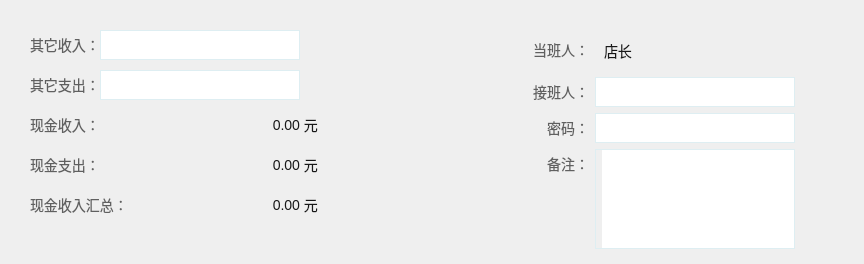
       <widget class="QWidget" name="wgt_detial" native="true">
        <property name="minimumSize">
         <size>
          <width>864</width>
          <height>264</height>
         </size>
        </property>
        <property name="maximumSize">
         <size>
          <width>864</width>
          <height>264</height>
         </size>
        </property>
        <layout class="QHBoxLayout" name="horizontalLayout_16">
         <property name="spacing">
          <number>4</number>
         </property>
         <property name="leftMargin">
          <number>6</number>
         </property>
         <property name="topMargin">
          <number>6</number>
         </property>
         <property name="rightMargin">
          <number>6</number>
         </property>
         <property name="bottomMargin">
          <number>6</number>
         </property>
         <item>
          <widget class="QWidget" name="widget" native="true">
           <property name="minimumSize">
            <size>
             <width>0</width>
             <height>0</height>
            </size>
           </property>
           <property name="maximumSize">
            <size>
             <width>427</width>
             <height>16777215</height>
            </size>
           </property>
           <property name="styleSheet">
            <string notr="true">QLabel{
font-family:&quot;微软雅黑&quot;;
font-size:14px;
color:rgba(0,0,0,0.6);
}
#lbl_cashReceipt,#lbl_cashExpenses,#lbl_cashReceiptSum{
color:rgba(0,0,0,0.9);
}
QLineEdit{
font-family:&quot;微软雅黑&quot;;
font-size:14px;
padding-left:6px;
color:rgba(0,0,0,0.9);
border:1px solid #DEEEF2;

}
</string>
           </property>
           <layout class="QVBoxLayout" name="verticalLayout_6">
            <property name="spacing">
             <number>10</number>
            </property>
            <property name="leftMargin">
             <number>24</number>
            </property>
            <property name="topMargin">
             <number>24</number>
            </property>
            <property name="rightMargin">
             <number>30</number>
            </property>
            <property name="bottomMargin">
             <number>0</number>
            </property>
            <item>
             <layout class="QHBoxLayout" name="horizontalLayout_17">
              <property name="spacing">
               <number>0</number>
              </property>
              <item alignment="Qt::AlignLeft">
               <widget class="QLabel" name="label_4">
                <property name="minimumSize">
                 <size>
                  <width>70</width>
                  <height>20</height>
                 </size>
                </property>
                <property name="maximumSize">
                 <size>
                  <width>70</width>
                  <height>20</height>
                 </size>
                </property>
                <property name="text">
                 <string>其它收入：</string>
                </property>
               </widget>
              </item>
              <item>
               <widget class="QLineEdit" name="lEd_extraReceipt">
                <property name="minimumSize">
                 <size>
                  <width>200</width>
                  <height>30</height>
                 </size>
                </property>
                <property name="maximumSize">
                 <size>
                  <width>200</width>
                  <height>30</height>
                 </size>
                </property>
                <property name="alignment">
                 <set>Qt::AlignRight|Qt::AlignTrailing|Qt::AlignVCenter</set>
                </property>
               </widget>
              </item>
              <item>
               <spacer name="horizontalSpacer_3">
                <property name="orientation">
                 <enum>Qt::Horizontal</enum>
                </property>
                <property name="sizeHint" stdset="0">
                 <size>
                  <width>40</width>
                  <height>20</height>
                 </size>
                </property>
               </spacer>
              </item>
             </layout>
            </item>
            <item>
             <layout class="QHBoxLayout" name="horizontalLayout_18">
              <property name="spacing">
               <number>0</number>
              </property>
              <item alignment="Qt::AlignLeft">
               <widget class="QLabel" name="label_5">
                <property name="minimumSize">
                 <size>
                  <width>70</width>
                  <height>20</height>
                 </size>
                </property>
                <property name="maximumSize">
                 <size>
                  <width>70</width>
                  <height>20</height>
                 </size>
                </property>
                <property name="text">
                 <string>其它支出：</string>
                </property>
               </widget>
              </item>
              <item>
               <widget class="QLineEdit" name="lEd_extraExpenses">
                <property name="minimumSize">
                 <size>
                  <width>200</width>
                  <height>30</height>
                 </size>
                </property>
                <property name="maximumSize">
                 <size>
                  <width>200</width>
                  <height>30</height>
                 </size>
                </property>
                <property name="alignment">
                 <set>Qt::AlignRight|Qt::AlignTrailing|Qt::AlignVCenter</set>
                </property>
               </widget>
              </item>
              <item>
               <spacer name="horizontalSpacer_4">
                <property name="orientation">
                 <enum>Qt::Horizontal</enum>
                </property>
                <property name="sizeHint" stdset="0">
                 <size>
                  <width>40</width>
                  <height>20</height>
                 </size>
                </property>
               </spacer>
              </item>
             </layout>
            </item>
            <item>
             <layout class="QHBoxLayout" name="horizontalLayout_19">
              <property name="spacing">
               <number>0</number>
              </property>
              <item alignment="Qt::AlignLeft">
               <widget class="QLabel" name="label_6">
                <property name="minimumSize">
                 <size>
                  <width>70</width>
                  <height>20</height>
                 </size>
                </property>
                <property name="maximumSize">
                 <size>
                  <width>70</width>
                  <height>20</height>
                 </size>
                </property>
                <property name="text">
                 <string>现金收入：</string>
                </property>
               </widget>
              </item>
              <item>
               <widget class="QLabel" name="lbl_cashReceipt">
                <property name="minimumSize">
                 <size>
                  <width>200</width>
                  <height>30</height>
                 </size>
                </property>
                <property name="maximumSize">
                 <size>
                  <width>200</width>
                  <height>30</height>
                 </size>
                </property>
                <property name="text">
                 <string>0.00</string>
                </property>
                <property name="alignment">
                 <set>Qt::AlignRight|Qt::AlignTrailing|Qt::AlignVCenter</set>
                </property>
               </widget>
              </item>
              <item>
               <widget class="QLabel" name="label_24">
                <property name="styleSheet">
                 <string notr="true">color:rgba(0,0,0,0.9);</string>
                </property>
                <property name="text">
                 <string> 元</string>
                </property>
               </widget>
              </item>
              <item>
               <spacer name="horizontalSpacer_5">
                <property name="orientation">
                 <enum>Qt::Horizontal</enum>
                </property>
                <property name="sizeHint" stdset="0">
                 <size>
                  <width>40</width>
                  <height>20</height>
                 </size>
                </property>
               </spacer>
              </item>
             </layout>
            </item>
            <item>
             <layout class="QHBoxLayout" name="horizontalLayout_20">
              <property name="spacing">
               <number>0</number>
              </property>
              <item>
               <widget class="QLabel" name="label_7">
                <property name="minimumSize">
                 <size>
                  <width>70</width>
                  <height>20</height>
                 </size>
                </property>
                <property name="maximumSize">
                 <size>
                  <width>70</width>
                  <height>20</height>
                 </size>
                </property>
                <property name="text">
                 <string>现金支出：</string>
                </property>
               </widget>
              </item>
              <item>
               <widget class="QLabel" name="lbl_cashExpenses">
                <property name="minimumSize">
                 <size>
                  <width>200</width>
                  <height>30</height>
                 </size>
                </property>
                <property name="maximumSize">
                 <size>
                  <width>200</width>
                  <height>30</height>
                 </size>
                </property>
                <property name="text">
                 <string>0.00</string>
                </property>
                <property name="alignment">
                 <set>Qt::AlignRight|Qt::AlignTrailing|Qt::AlignVCenter</set>
                </property>
               </widget>
              </item>
              <item>
               <widget class="QLabel" name="label_25">
                <property name="styleSheet">
                 <string notr="true">color:rgba(0,0,0,0.9);</string>
                </property>
                <property name="text">
                 <string> 元</string>
                </property>
               </widget>
              </item>
              <item>
               <spacer name="horizontalSpacer_6">
                <property name="orientation">
                 <enum>Qt::Horizontal</enum>
                </property>
                <property name="sizeHint" stdset="0">
                 <size>
                  <width>40</width>
                  <height>20</height>
                 </size>
                </property>
               </spacer>
              </item>
             </layout>
            </item>
            <item>
             <layout class="QHBoxLayout" name="horizontalLayout_21">
              <property name="spacing">
               <number>0</number>
              </property>
              <item>
               <widget class="QLabel" name="label_8">
                <property name="minimumSize">
                 <size>
                  <width>98</width>
                  <height>20</height>
                 </size>
                </property>
                <property name="maximumSize">
                 <size>
                  <width>98</width>
                  <height>20</height>
                 </size>
                </property>
                <property name="text">
                 <string>现金收入汇总：</string>
                </property>
               </widget>
              </item>
              <item>
               <widget class="QLabel" name="lbl_cashReceiptSum">
                <property name="minimumSize">
                 <size>
                  <width>172</width>
                  <height>30</height>
                 </size>
                </property>
                <property name="maximumSize">
                 <size>
                  <width>172</width>
                  <height>30</height>
                 </size>
                </property>
                <property name="text">
                 <string>0.00</string>
                </property>
                <property name="alignment">
                 <set>Qt::AlignRight|Qt::AlignTrailing|Qt::AlignVCenter</set>
                </property>
               </widget>
              </item>
              <item>
               <widget class="QLabel" name="label_26">
                <property name="styleSheet">
                 <string notr="true">color:rgba(0,0,0,0.9);</string>
                </property>
                <property name="text">
                 <string> 元</string>
                </property>
               </widget>
              </item>
              <item>
               <spacer name="horizontalSpacer_7">
                <property name="orientation">
                 <enum>Qt::Horizontal</enum>
                </property>
                <property name="sizeHint" stdset="0">
                 <size>
                  <width>40</width>
                  <height>20</height>
                 </size>
                </property>
               </spacer>
              </item>
             </layout>
            </item>
            <item>
             <spacer name="verticalSpacer">
              <property name="orientation">
               <enum>Qt::Vertical</enum>
              </property>
              <property name="sizeHint" stdset="0">
               <size>
                <width>20</width>
                <height>40</height>
               </size>
              </property>
             </spacer>
            </item>
           </layout>
          </widget>
         </item>
         <item>
          <widget class="QWidget" name="widget_2" native="true">
           <property name="minimumSize">
            <size>
             <width>0</width>
             <height>0</height>
            </size>
           </property>
           <property name="maximumSize">
            <size>
             <width>427</width>
             <height>16777215</height>
            </size>
           </property>
           <property name="styleSheet">
            <string notr="true">QLabel{
font-family:&quot;微软雅黑&quot;;
font-size:14px;
color:rgba(0,0,0,0.6);
}
#lbl_shift{
color:rgba(0,0,0,0.9);
padding-left:6px;
}
QLineEdit,QTextEdit{
font-family:&quot;微软雅黑&quot;;
font-size:14px;
color:rgba(0,0,0,0.9);
border:1px solid #DEEEF2;
padding-left:6px;
}
QComboBox{
background:#FFFFFF;
border:1px solid #DEEEF2;
padding-left:6px;
font-family:&quot;微软雅黑&quot;;
font-size:14px;
color:rgba(0,0,0,0.6);
}
QComboBox:on{
padding-top:3px;
padding-left:4px;
}
QComboBox::down-arrow{
image:url(:/masterCashier/Resources/pulldown.png);
}
QComboBox::drop-down {
      subcontrol-origin: padding;
      subcontrol-position: top right;
      width: 14px;
padding-right:4px;

      border-left-width: 1px;
      border-left-color: #DEEEF2;
      border-left-style: solid;
      border-left:none;
  }
QComboBox::down-arrow:on {
      top: 1px;
      left: 1px;
  }
QComboBox QAbstractItemView {
      outline:0px;
      border: 1px solid #DEEEF2;
  }
QComboBox QAbstractItemView::item{
height:30px;
}
QComboBox QAbstractItemView::item:selected{
background-color:lightgray;
}</string>
           </property>
           <layout class="QVBoxLayout" name="verticalLayout_7">
            <property name="leftMargin">
             <number>30</number>
            </property>
            <property name="topMargin">
             <number>24</number>
            </property>
            <item>
             <layout class="QHBoxLayout" name="horizontalLayout_22">
              <item>
               <widget class="QLabel" name="label_12">
                <property name="minimumSize">
                 <size>
                  <width>125</width>
                  <height>30</height>
                 </size>
                </property>
                <property name="maximumSize">
                 <size>
                  <width>125</width>
                  <height>30</height>
                 </size>
                </property>
                <property name="text">
                 <string>当班人：</string>
                </property>
                <property name="alignment">
                 <set>Qt::AlignRight|Qt::AlignTrailing|Qt::AlignVCenter</set>
                </property>
               </widget>
              </item>
              <item>
               <widget class="QLabel" name="lbl_shift">
                <property name="text">
                 <string>店长</string>
                </property>
               </widget>
              </item>
             </layout>
            </item>
            <item>
             <layout class="QHBoxLayout" name="horizontalLayout_23">
              <item>
               <widget class="QLabel" name="label_13">
                <property name="minimumSize">
                 <size>
                  <width>125</width>
                  <height>0</height>
                 </size>
                </property>
                <property name="maximumSize">
                 <size>
                  <width>125</width>
                  <height>16777215</height>
                 </size>
                </property>
                <property name="text">
                 <string>接班人：</string>
                </property>
                <property name="alignment">
                 <set>Qt::AlignRight|Qt::AlignTrailing|Qt::AlignVCenter</set>
                </property>
               </widget>
              </item>
              <item>
               <widget class="QComboBox" name="cbx_successor">
                <property name="minimumSize">
                 <size>
                  <width>200</width>
                  <height>30</height>
                 </size>
                </property>
                <property name="maximumSize">
                 <size>
                  <width>200</width>
                  <height>30</height>
                 </size>
                </property>
                <property name="editable">
                 <bool>false</bool>
                </property>
                <property name="frame">
                 <bool>true</bool>
                </property>
               </widget>
              </item>
              <item>
               <spacer name="horizontalSpacer_8">
                <property name="orientation">
                 <enum>Qt::Horizontal</enum>
                </property>
                <property name="sizeHint" stdset="0">
                 <size>
                  <width>40</width>
                  <height>20</height>
                 </size>
                </property>
               </spacer>
              </item>
             </layout>
            </item>
            <item>
             <layout class="QHBoxLayout" name="horizontalLayout_24">
              <item>
               <widget class="QLabel" name="label_14">
                <property name="minimumSize">
                 <size>
                  <width>125</width>
                  <height>0</height>
                 </size>
                </property>
                <property name="maximumSize">
                 <size>
                  <width>125</width>
                  <height>16777215</height>
                 </size>
                </property>
                <property name="text">
                 <string>密码：</string>
                </property>
                <property name="alignment">
                 <set>Qt::AlignRight|Qt::AlignTrailing|Qt::AlignVCenter</set>
                </property>
               </widget>
              </item>
              <item>
               <widget class="QLineEdit" name="lEd_passwd">
                <property name="minimumSize">
                 <size>
                  <width>200</width>
                  <height>30</height>
                 </size>
                </property>
                <property name="maximumSize">
                 <size>
                  <width>200</width>
                  <height>30</height>
                 </size>
                </property>
               </widget>
              </item>
              <item>
               <spacer name="horizontalSpacer_9">
                <property name="orientation">
                 <enum>Qt::Horizontal</enum>
                </property>
                <property name="sizeHint" stdset="0">
                 <size>
                  <width>40</width>
                  <height>20</height>
                 </size>
                </property>
               </spacer>
              </item>
             </layout>
            </item>
            <item>
             <layout class="QHBoxLayout" name="horizontalLayout_25">
              <item alignment="Qt::AlignTop">
               <widget class="QLabel" name="label_15">
                <property name="minimumSize">
                 <size>
                  <width>125</width>
                  <height>30</height>
                 </size>
                </property>
                <property name="maximumSize">
                 <size>
                  <width>125</width>
                  <height>30</height>
                 </size>
                </property>
                <property name="text">
                 <string>备注：</string>
                </property>
                <property name="alignment">
                 <set>Qt::AlignRight|Qt::AlignTrailing|Qt::AlignVCenter</set>
                </property>
               </widget>
              </item>
              <item>
               <widget class="QTextEdit" name="tEd_remark">
                <property name="minimumSize">
                 <size>
                  <width>200</width>
                  <height>100</height>
                 </size>
                </property>
                <property name="maximumSize">
                 <size>
                  <width>200</width>
                  <height>100</height>
                 </size>
                </property>
                <property name="html">
                 <string>&lt;!DOCTYPE HTML PUBLIC &quot;-//W3C//DTD HTML 4.0//EN&quot; &quot;http://www.w3.org/TR/REC-html40/strict.dtd&quot;&gt;
&lt;html&gt;&lt;head&gt;&lt;meta name=&quot;qrichtext&quot; content=&quot;1&quot; /&gt;&lt;style type=&quot;text/css&quot;&gt;
p, li { white-space: pre-wrap; }
&lt;/style&gt;&lt;/head&gt;&lt;body style=&quot; font-family:'微软雅黑'; font-size:14px; font-weight:400; font-style:normal;&quot;&gt;
&lt;p style=&quot;-qt-paragraph-type:empty; margin-top:0px; margin-bottom:0px; margin-left:0px; margin-right:0px; -qt-block-indent:0; text-indent:0px;&quot;&gt;&lt;br /&gt;&lt;/p&gt;&lt;/body&gt;&lt;/html&gt;</string>
                </property>
               </widget>
              </item>
              <item>
               <spacer name="horizontalSpacer_10">
                <property name="orientation">
                 <enum>Qt::Horizontal</enum>
                </property>
                <property name="sizeHint" stdset="0">
                 <size>
                  <width>40</width>
                  <height>20</height>
                 </size>
                </property>
               </spacer>
              </item>
             </layout>
            </item>
           </layout>
          </widget>
         </item>
        </layout>
       </widget>
